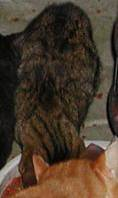
#> input picture Machine_Learning_Hands_On_Using_Python/Week4/Resources/KNN_Implementation/datasets/animals/cats/cats_00054.jpg, 118 x 198 px; its folder holds 3 pictures in this run
$ python knn.py --dataset datasets/animals/cats
#> lines starting #> are read from the running program, lines starting #| are printed output that depends on the picture
### Machine_Learning_Hands_On_Using_Python/Week4/Resources/KNN_Implementation/simpledatasetloader.py
import cv2
import os
import numpy as np
class SimpleDatasetLoader:
	def __init__(self, preprocessors=None):
		# preprocessors is a list of SimplePreprocessor objects.
		self.preprocessors = preprocessors

		if self.preprocessors is None:
				self.preprocessors = []

	# preprocess all the images, puts them in a numpy array, puts the corresponding labels in another numpy array and returns both.
	def load(self, imagePaths, verbose=-1):
		data = []
		labels = []

		for (i, imagePath) in enumerate(imagePaths):
			# example imagePath : /dataset_name/class/image_name.jpg
			image = cv2.imread(imagePath)
			# print("image.shape", image.shape)
			label = imagePath.split(os.path.sep)[-2]

			if self.preprocessors is not None:
				# Apply each of the preprocessors to each of the image
				for p in self.preprocessors:
					image = p.preprocess(image)
					# print("preprocess image shape", image.shape)
			# append the preprocessed image to the data list
			data.append(image)
			# append the corresponding label to the labels list
			labels.append(label)

			# We would want to print after every verbose number of images are preprocessed. Just a convention. Not a must.
			# It is good to know the progress after some fixed number of iterations so that we know that the code is running.
			if verbose > 0 and i > 0 and (i + 1)%verbose == 0:
				print("[INFO] processed {}/{}".format(i+1, len(imagePaths)))

		return (np.array(data), np.array(labels))

### Machine_Learning_Hands_On_Using_Python/Week4/Resources/KNN_Implementation/simplepreprocessor.py
import cv2

class SimplePreprocessor:
	def __init__(self, width, height, inter=cv2.INTER_AREA):
		self.width = width
		self.height = height
		self.inter = inter

	def preprocess(self, image):
		return cv2.resize(image, (self.width, self.height), interpolation=self.inter)

### Machine_Learning_Hands_On_Using_Python/Week4/Resources/KNN_Implementation/simpleflattenpreprocessor.py
import numpy as np

class SimpleFlattenPreprocessor:
	# Convert an image of shape (m,n,p) to a vector of shape (m*n*p,).
	def __init__(self):
		pass

	def preprocess(self, image):
		# Check the resources to see what flatten does.
		return image.flatten()

### Machine_Learning_Hands_On_Using_Python/Week4/Resources/KNN_Implementation/knn.py
from sklearn.neighbors import KNeighborsClassifier
from sklearn.preprocessing import LabelEncoder
from sklearn.model_selection import train_test_split
from sklearn.metrics import classification_report
import argparse # For command line arguments
import os # We learnt about this module!!!!
from simplepreprocessor import SimplePreprocessor # We created this module.
from simpledatasetloader import SimpleDatasetLoader # We created this module too!!!
from simpleflattenpreprocessor import SimpleFlattenPreprocessor # This one too!!!
ap = argparse.ArgumentParser()

#If we do not have a default value we set required to be True. Example path: ./datasets/animals
ap.add_argument("-d", "--dataset", help="path to input dataset", type=str, required=True)

# Since we have a default value, we do not need requrired=True
ap.add_argument("-k", "--neighbors", help="# of nearest neighbors for classification", type=int, default=1)

ap.add_argument("-c", "--width", help="width to resize the image", type=int, default=32)

ap.add_argument("-r", "--height", help="height to resize the image", type=int, default=32)

# Convert this to a dictionary
cmd_dict = vars(ap.parse_args())


# This is where we will use the os module which we learnt about. Hard-work wasn't for waste after all..:)
print("[INFO] loading images...")
dataset_path = cmd_dict['dataset']
imagePaths = []
validExtensions = ['jpg', 'jpeg', 'png', 'bmp']
for pathName, folderNames, fileNames in os.walk(dataset_path):
	for fileName in fileNames:
		if fileName.split(".")[-1] in validExtensions:
			imagePaths.append(pathName+"/"+fileName)

# print("imagePaths:",imagePaths)

new_width = cmd_dict['width']
new_height = cmd_dict['height']


sp = SimplePreprocessor(new_width, new_height)
sfp = SimpleFlattenPreprocessor()
sdl = SimpleDatasetLoader(preprocessors = [sp,sfp]) # It is an ordered sequence. Order matters. First we resize then flatten.

# After every 500 iterations we would want to see the progress.
(data, labels) = sdl.load(imagePaths, verbose=500)
#> in load, image is the input picture: shape (198, 118, 3); mean B, G, R 44.4, 59.2, 74.3
#> the loop in load, `for p in self.preprocessors:` made 2 passes
#> pass 1, in load, `image = p.preprocess(image)`:
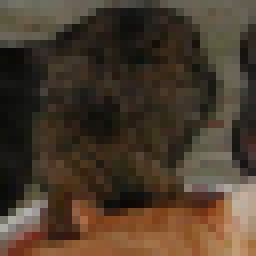
#> image: shape (32, 32, 3) (shown 8 times larger); mean B, G, R 44.3, 59.2, 74.3
#> after the loop in load, `for p in self.preprocessors:`: image = 3072 values, max 197 at index 2396, min 4 at index 2448, mean 59.27
#> pass 2 of the loop in load, `for (i, imagePath) in enumerate(imagePaths):`:
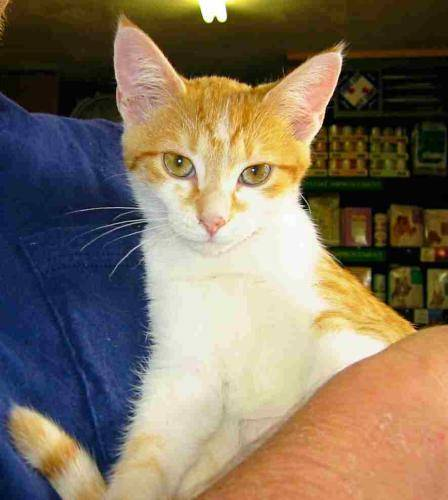
#> input picture Machine_Learning_Hands_On_Using_Python/Week4/Resources/KNN_Implementation/datasets/animals/cats/cats_00051.jpg, 448 x 500 px
#> in load, image is the input picture: shape (500, 448, 3); mean B, G, R 94.2, 113.9, 128.1
#> the loop in load, `for p in self.preprocessors:` made 2 passes
#> pass 1, in load, `image = p.preprocess(image)`:
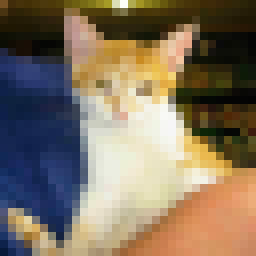
#> image: shape (32, 32, 3) (shown 8 times larger); mean B, G, R 94.2, 113.9, 128.1
#> after the loop in load, `for p in self.preprocessors:`: image = 3072 values, max 254 at index 46, min 2 at index 288, mean 112.1
#> pass 3 of the loop in load, `for (i, imagePath) in enumerate(imagePaths):`:
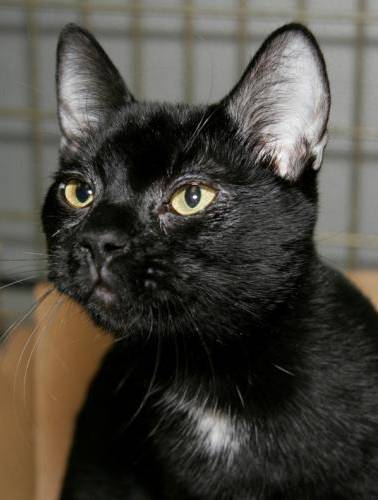
#> input picture Machine_Learning_Hands_On_Using_Python/Week4/Resources/KNN_Implementation/datasets/animals/cats/cats_00022.jpg, 378 x 500 px
#> in load, image is the input picture: shape (500, 378, 3); mean B, G, R 62.8, 70.2, 73.6
#> the loop in load, `for p in self.preprocessors:` made 2 passes
#> pass 1, in load, `image = p.preprocess(image)`:
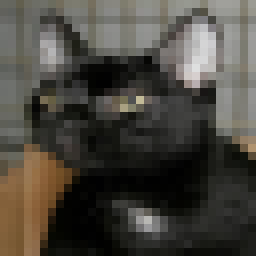
#> image: shape (32, 32, 3) (shown 8 times larger); mean B, G, R 62.8, 70.2, 73.6
#> after the loop in load, `for p in self.preprocessors:`: image = 3072 values, max 223 at index 840, min 0 at index 2424, mean 68.89
#print("data.shape", data.shape)
#print("Example string labels",labels[0:5])

# Information about the memory consumption of the image.
print("[INFO] feature matrix : {:.3f}MB".format(data.nbytes/(1024*1000.0))) # 3 digits after the decimal
#| [INFO] feature matrix : 0.009MB
# Map the string labels (class name) to integers.
le = LabelEncoder()
labels = le.fit_transform(labels) # le.classes_ attribute will have the corresponding string labels.
#> labels = [0, 0, 0]
#print("Example integer labels", labels[0:5])


# partition the data into training and testing.
# Generally, 75 percent is kept for training and 25 percent for testing.
# Since it is the Vanilla implementation, training and testing is done on the images directly. In practice, we extract features from the images
# and the training and testing data consists of featureVectors.
(trainX, testX, trainY, testY) = train_test_split(data, labels, test_size=0.25, random_state = 42)
#> trainY = [0, 0]; testY = [0]
#print("trainX", trainX.shape)
#print("trainY", trainY.shape)
print("[INFO] evaluating k-NN classifier...")

# Just because we are using a library directly for knn, doesn't mean that you need not learn how the algorithm works.
# We use it because the implementation of this will be quite efficient.
model = KNeighborsClassifier(n_neighbors = cmd_dict["neighbors"])
model.fit(trainX, trainY)

# We are trying to predict on test data.
# Refer resources folder to learn about recall, precision and F1 as a performance measure. Support is same as frequency.
y_cap = model.predict(testX) # Predicted labels
#> y_cap = [0]
y = testY # Actual labels
#> y = [0]
print(classification_report(y, y_cap, target_names = le.classes_))
#|               precision    recall  f1-score   support
#|         cats       1.00      1.00      1.00         1
#|     accuracy                           1.00         1
#|    macro avg       1.00      1.00      1.00         1
#| weighted avg       1.00      1.00      1.00         1
